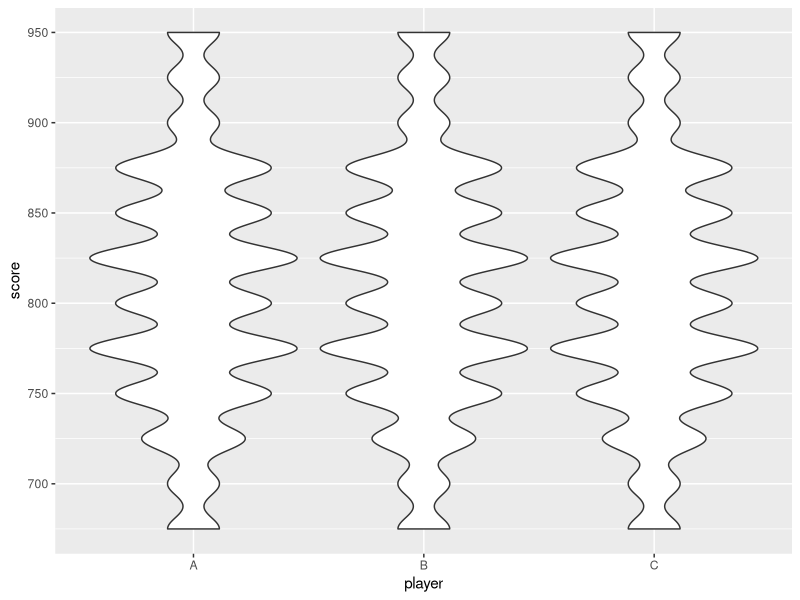

The R script that drew this image:
library(tidyverse)
library(magrittr)
library(furrr)

# setup player data frame
players <- tibble::tribble(
  ~name         , ~value , ~type ,
  "pahomes"     ,    400 , "qb"  ,
  "jallen"      ,    350 , "qb"  ,
  "kurray"      ,    300 , "qb"  ,
  "mcchristian" ,    300 , "rb"  ,
  "dook"        ,    225 , "rb"  ,
  "denry"       ,    200 , "rb"  ,
  "dadams"      ,    250 , "wr"  ,
  "till"        ,    225 , "wr"  ,
  "stiggs"      ,    175 , "wr"
)

# define draft order for fantasy teams
snake_order <- c("A", "B", "C", "C", "B", "A", "A", "B", "C")

# calculate all possible permutations
library(combinat)
draft_orders <- permn(players$name)

# throw away invalid permutations
valid_draft <- function(
  draft_players,
  draft_order = snake_order,
  players_df = players
) {
  # replace players with positions
  draft_pos <- players$type[match(draft_players, players$name)]

  # split vector into separate teams
  draft_split <- split(x = draft_pos, f = snake_order)

  # check if each team has distinct player types
  draft_each_pos <- map_lgl(.x = draft_split, ~ n_distinct(.x) == length(.x))

  # if any of them are FALSE, invalid draft
  # reverse so TRUE means it is a valid draft order
  !any(draft_each_pos == FALSE)
}

# check all permutations
draft_orders_valid <- map_lgl(.x = draft_orders, .f = valid_draft)

# calculate fantasy scores for a given draft
fantasy_score <- function(
  draft_players,
  draft_order = snake_order,
  players_df = players
) {
  # replace players with points
  draft_points <- players$value[match(draft_players, players$name)]

  # split vector into separate teams
  draft_split <- split(x = draft_points, f = snake_order)

  # calculate season score
  draft_score <- map_dbl(.x = draft_split, sum)
}

# apply scoring function to all valid drafts
draft_results <- map_dfr(
  .x = draft_orders[draft_orders_valid],
  .f = fantasy_score,
  .id = ".id"
)

# calculate average score for each draft position
draft_results %>%
  summarize(across(.cols = A:C, .fns = mean))

draft_results %>%
  pivot_longer(A:C, names_to = "player", values_to = "score") %>%
  ggplot(mapping = aes(x = player, y = score)) +
  geom_violin()
